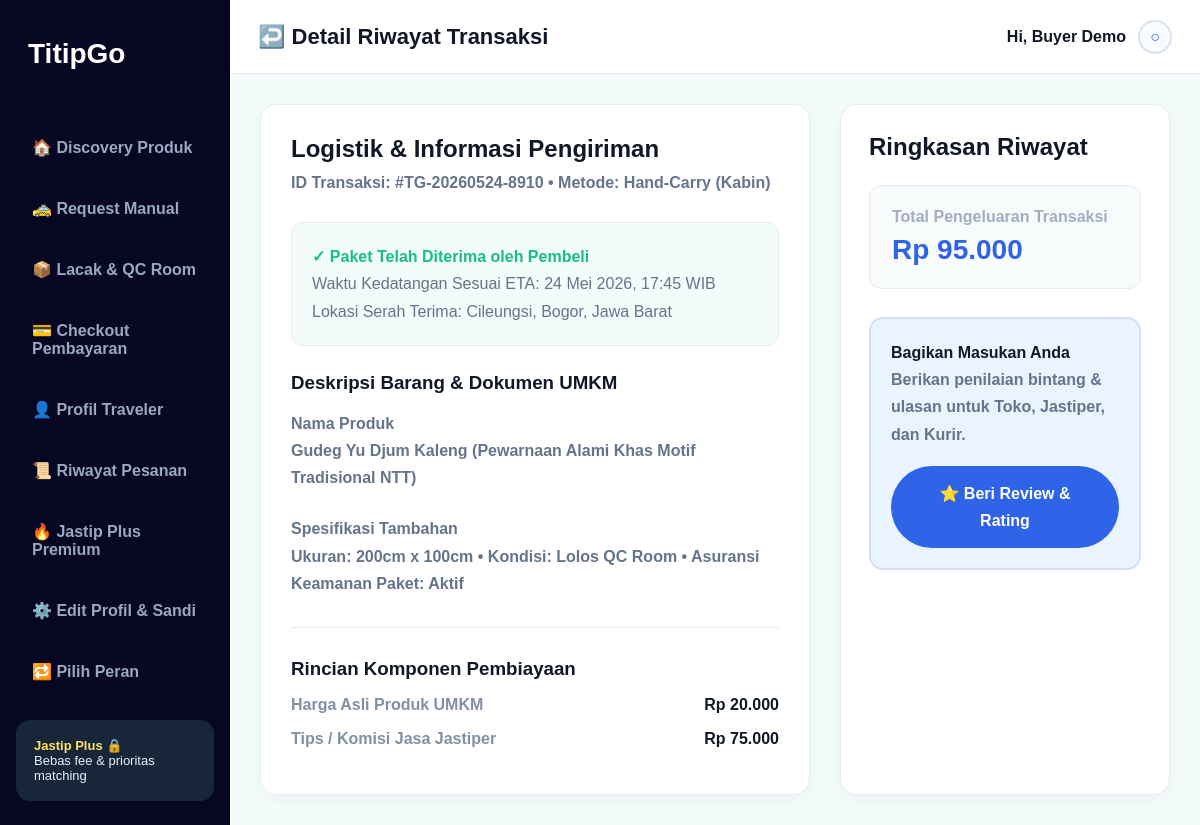
/detail_riwayat.php?id=2 (signed in), run on the app's committed database.
### tables this page shows
CREATE TABLE orders (
    id INT AUTO_INCREMENT PRIMARY KEY,
    buyer_id INT NOT NULL,
    traveler_id INT NOT NULL,
    product_id INT NOT NULL DEFAULT 1,
    product_name VARCHAR(150) NOT NULL,
    product_country VARCHAR(80) NOT NULL,
    product_city VARCHAR(80) NOT NULL DEFAULT 'Tokyo',
    product_price DECIMAL(12,2) NOT NULL DEFAULT 0,
    service_fee DECIMAL(12,2) NOT NULL DEFAULT 25000,
    admin_fee DECIMAL(12,2) NOT NULL DEFAULT 5000,
    courier_fee DECIMAL(12,2) NOT NULL DEFAULT 0,
    total_price DECIMAL(12,2) NOT NULL DEFAULT 0,
    delivery_option ENUM('standard','private_courier','hand_carry','domestic_courier') NOT NULL DEFAULT 'standard',
    status ENUM(
        'request_created',
        'searching_traveler',
        'traveler_found',
        'waiting_payment',
        'escrow_paid',
        'item_purchased',
        'item_verified',
        'qc_pending',
        'qc_in_progress',
        'qc_approved',
        'qc_rejected',
        'on_delivery',
        'completed',
        'cancelled',
        'refunded'
    ) NOT NULL DEFAULT 'request_created',
    note TEXT NOT NULL,
    created_at TIMESTAMP DEFAULT CURRENT_TIMESTAMP,
    FOREIGN KEY (buyer_id) REFERENCES users(id) ON DELETE CASCADE,
    FOREIGN KEY (traveler_id) REFERENCES users(id) ON DELETE CASCADE,
    FOREIGN KEY (product_id) REFERENCES products(id) ON DELETE CASCADE
);

### detail_riwayat.php (the view, shortened to what this page needs)
<?php
require_once 'includes/db.php';
$id = $_GET['id'] ?? 0;
$stmt = $pdo->prepare("SELECT * FROM orders WHERE id = ? AND buyer_id = ?");
$stmt->execute([$id, $_SESSION['user']['id']]);
$order = $stmt->fetch();
$productName = $order['product_name'] ?? 'Kain Tenun Sumba Asli';
$total = $order ? (float)$order['product_price'] + (float)$order['service_fee'] : 525000;
?>
<!DOCTYPE html>
<html lang="id">
<head>
    <link rel="stylesheet" href="css/buyer_feature_common.css">
    <link rel="stylesheet" href="css/detail_riwayat.css">
</head>
<body>
<main class="app">
    <?php include 'sidebar_buyer.php'; ?>
    <section class="main">
        <header class="topbar">
            <h1>↩️ Detail Riwayat Transaksi</h1>
            <div class="user-area">Hi, <?= htmlspecialchars($_SESSION['user']['name']); ?> <a class="user-icon" href="edit_profil.php">○</a></div>
        </header>
        <section class="page-content detail-layout">
            <div class="detail-card card">
                <h2>Logistik & Informasi Pengiriman</h2>
                <p>ID Transaksi: #TG-20260524-8910 • Metode: Hand-Carry (Kabin)</p>
                <div class="success-box"><b>✓ Paket Telah Diterima oleh Pembeli</b><br>Waktu Kedatangan Sesuai ETA: 24 Mei 2026, 17:45 WIB<br>Lokasi Serah Terima: Cileungsi, Bogor, Jawa Barat</div>
                <h3>Deskripsi Barang & Dokumen UMKM</h3>
                <p><b>Nama Produk</b><br><?= htmlspecialchars($productName); ?> (Pewarnaan Alami Khas Motif Tradisional NTT)</p>
                <p><b>Spesifikasi Tambahan</b><br>Ukuran: 200cm x 100cm • Kondisi: Lolos QC Room • Asuransi Keamanan Paket: Aktif</p>
                <hr>
                <h3>Rincian Komponen Pembiayaan</h3>
                <div class="cost-row"><span>Harga Asli Produk UMKM</span><b>Rp <?= number_format(max($total - 75000, 0), 0, ',', '.'); ?></b></div>
                <div class="cost-row"><span>Tips / Komisi Jasa Jastiper</span><b>Rp 75.000</b></div>
            </div>
            <aside class="summary-card card">
                <h2>Ringkasan Riwayat</h2>
                <div class="total-box"><span>Total Pengeluaran Transaksi</span><b>Rp <?= number_format($total, 0, ',', '.'); ?></b></div>
                <div class="review-box"><b>Bagikan Masukan Anda</b><br>Berikan penilaian bintang & ulasan untuk Toko, Jastiper, dan Kurir.<br><a class="btn" href="review_layanan.php">⭐ Beri Review & Rating</a></div>
            </aside>
        </section>
    </section>
</main>
</body>
</html>

### css/buyer_feature_common.css (style rules this page uses)
* { box-sizing: border-box; margin: 0; padding: 0; }
body { font-family: Arial, Helvetica, sans-serif; background: #f3fbfb; color: #101827; }
a { text-decoration: none; }
.app { width: 100%; min-height: 100vh; margin: 0; background: #f3fbfb; display: grid; grid-template-columns: 230px 1fr; }
.main { min-height: 100vh; background: #f3fbfb; }
.topbar { height: 74px; background: #ffffff; border-bottom: 1px solid #e7ecf4; display: flex; justify-content: space-between; align-items: center; padding: 0 28px; }
.topbar h1 { font-size: 22px; }
.user-area { display: flex; align-items: center; gap: 12px; font-weight: 900; }
.user-icon { width: 34px; height: 34px; border-radius: 50%; border: 2px solid #dbe4ee; display: inline-flex; justify-content: center; align-items: center; color: #2f63e8; background: #f8fbff; }
.page-content { padding: 30px; }
.card { background: #ffffff; border: 1px solid #e7ecf4; border-radius: 16px; box-shadow: 0 5px 16px rgba(15, 23, 42, 0.04); }
.btn { border: none; border-radius: 999px; background: #2f63e8; color: #ffffff; font-weight: 900; padding: 14px 22px; cursor: pointer; text-align: center; text-decoration: none; display: inline-block; }

### css/detail_riwayat.css (style rules this page uses)
.detail-layout { display: grid; grid-template-columns: 1fr 330px; gap: 30px; }
.detail-card { padding: 30px; min-height: 650px; }
.detail-card h2 { margin-bottom: 6px; }
.detail-card p { color: #64748b; line-height: 1.7; margin-bottom: 24px; font-weight: 700; }
.success-box { background: #f4fbfb; border: 1px solid #e7ecf4; border-radius: 12px; padding: 20px; color: #64748b; line-height: 1.7; margin: 26px 0; }
.success-box b { color: #16bf83; }
.detail-card h3 { margin: 26px 0 16px; }
.detail-card hr { border: 0; border-top: 1px solid #e7ecf4; margin: 30px 0; }
.cost-row { display: flex; justify-content: space-between; color: #8190a5; font-weight: 800; margin-bottom: 16px; }
.cost-row b { color: #101827; }
.summary-card { padding: 28px; min-height: 650px; }
.summary-card h2 { margin-bottom: 24px; }
.total-box { background: #f8fbfc; border: 1px solid #e7ecf4; border-radius: 12px; padding: 22px; margin-bottom: 28px; }
.total-box span { display: block; color: #a0aec0; font-weight: 800; margin-bottom: 8px; }
.total-box b { color: #2f63e8; font-size: 28px; }
.review-box { background: #eaf4ff; border: 2px solid #cfe0ff; border-radius: 14px; padding: 20px; line-height: 1.7; color: #64748b; font-weight: 700; }
.review-box b { color: #101827; }
.review-box .btn { display: block; margin-top: 18px; }

### data on the page
orders: product_name "Gudeg Yu Djum Kaleng", max($total - 75000, 0) "20.000", total "95.000"

### other printed values
$_SESSION['user']['name'] "Buyer Demo"
